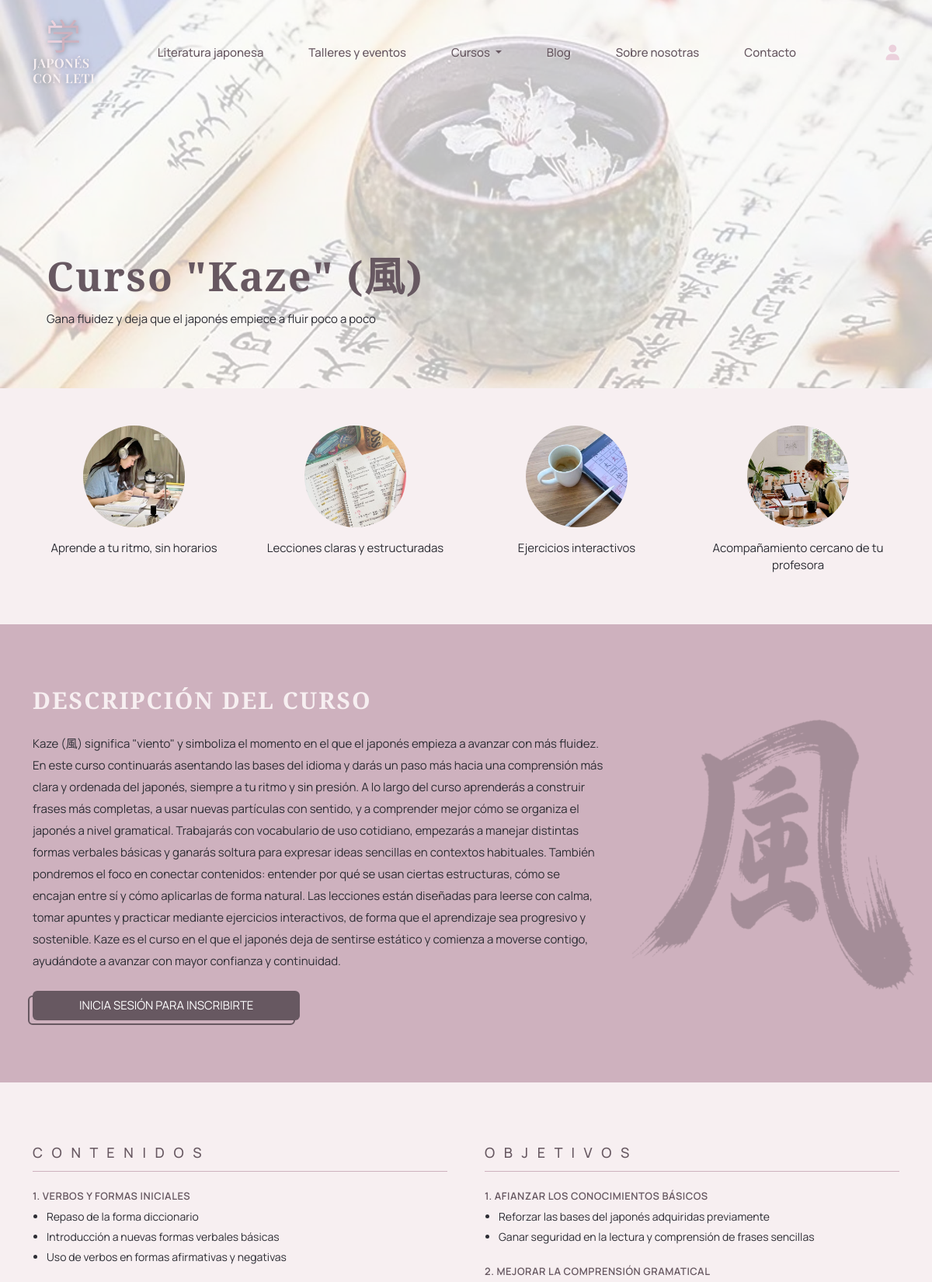
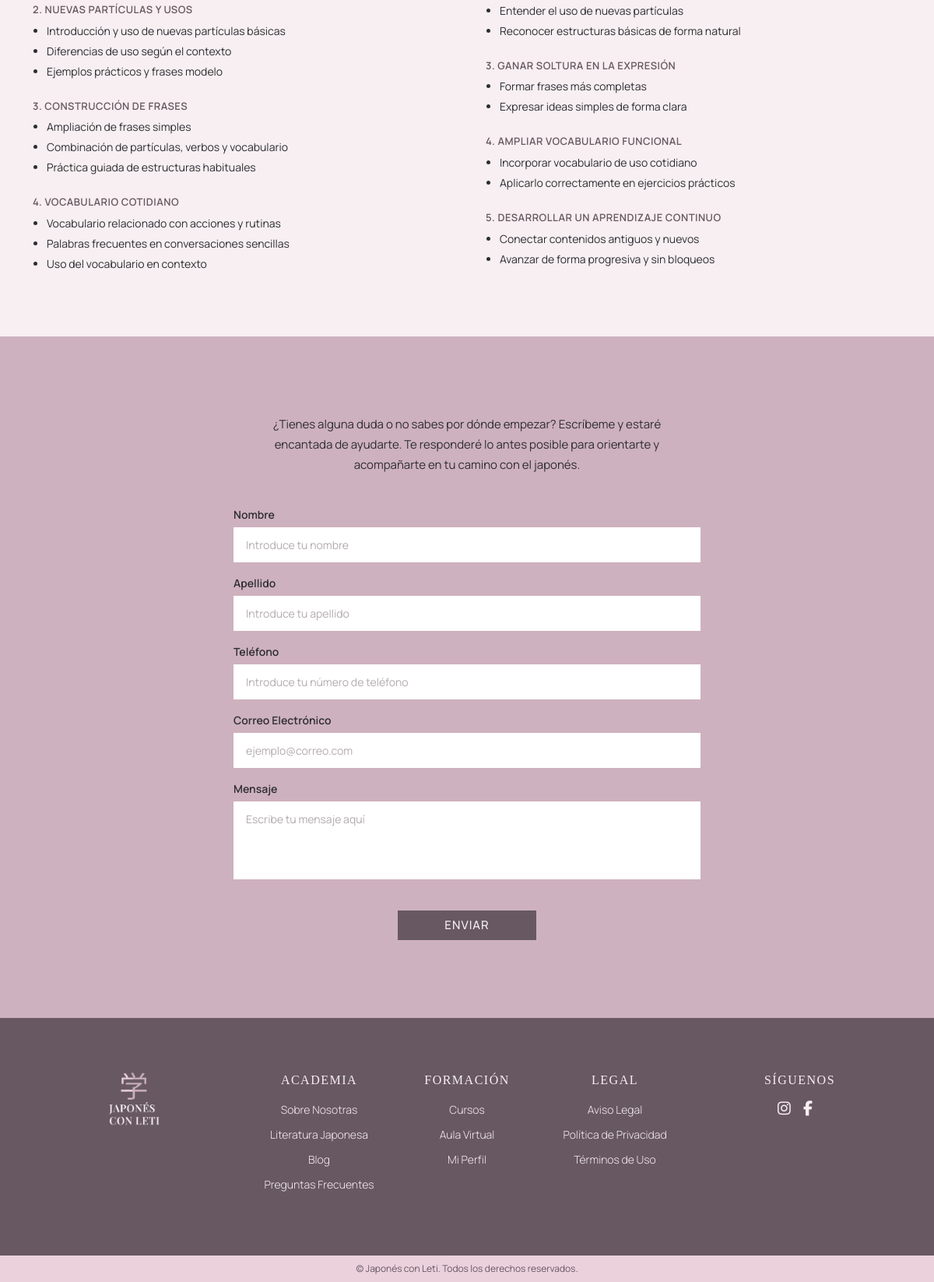
Screenshot of /curso-individual.php?id=2 with the database file from the repository (2 pictures, top to bottom).
### tables this page shows
CREATE TABLE `cursos` (
  `id_curso` int(11) NOT NULL,
  `id_nivel` int(11) NOT NULL,
  `titulo` varchar(255) NOT NULL,
  `descripcion` text DEFAULT NULL,
  `img` varchar(255) DEFAULT NULL,
  `activo` tinyint(1) NOT NULL DEFAULT 1,
  `contenidos` text DEFAULT NULL,
  `objetivos` text DEFAULT NULL,
  `subtitulo` varchar(255) DEFAULT NULL,
  `img_grande` varchar(255) DEFAULT NULL,
  `img_kanji` varchar(255) DEFAULT NULL
);

### curso-individual.php (the view, shortened to what this page needs)
<?php
require_once 'conexion.php';
$id_curso = $_GET['id'];
$consultaCurso = $conexion->prepare("SELECT * FROM cursos WHERE id_curso = :id_curso");
$consultaCurso->execute([':id_curso' => $id_curso]);
$curso = $consultaCurso->fetch(PDO::FETCH_ASSOC);
$contenidos = explode('##', $curso['contenidos']);
$objetivos = explode('##', $curso['objetivos']);
$yaInscrito = false;
include("header.php");
?>
<section class="curso-ind-hero">
  <img src="img/<?= $curso['img_grande'] ?>" alt="<?= $curso['titulo'] ?>">
  <div class="curso-ind-hero-overlay" aria-hidden="true"></div>
  <div class="curso-ind-hero-content">
    <h1><?= $curso['titulo'] ?></h1>
    <p><?= $curso['subtitulo'] ?></p>
  </div>
</section>
<section class="elegirnos py-5 text-center">
  <div class="container">
    <div class="row">
      <div class="col-md-3">
        <img src="img/por-que-elegirnos(1).jpg" class="rounded-circle mb-3 w-50" alt="Aprende a tu ritmo">
        <p>Aprende a tu ritmo, sin horarios</p>
      </div>
      <div class="col-md-3">
        <img src="img/por-que-elegirnos(3).jpg" class="rounded-circle mb-3 w-50" alt="Lecciones claras">
        <p>Lecciones claras y estructuradas</p>
      </div>
      <div class="col-md-3">
        <img src="img/por-que-elegirnos(4).jpg" class="rounded-circle mb-3 w-50" alt="Ejercicios interactivos">
        <p>Ejercicios interactivos</p>
      </div>
      <div class="col-md-3">
        <img src="img/por-que-elegirnos(2).jpg" class="rounded-circle mb-3 w-50" alt="Acompañamiento cercano">
        <p>Acompañamiento cercano de tu profesora</p>
      </div>
    </div>
  </div>
</section>
<section class="curso-ind-desc">
  <div class="container">
    <div class="row align-items-center">
      <div class="col-12 col-lg-8 order-2 order-lg-1">
        <h2 class="mb-4">DESCRIPCIÓN DEL CURSO</h2>
        <p><?= $curso['descripcion'] ?></p>
        <div class="curso-inscripcion mt-4">
          <?php if ($yaInscrito) { ?>
            <p class="curso-inscrito-msg">✓ Ya estás inscrito en este curso</p>
            <a href="aula-virtual.php" class="btn miBoton mt-2">IR A MI AULA</a>
          <?php } elseif (isset($_SESSION['id_usuario'])) { ?>
            <form method="POST" action="curso-individual.php?id=<?= $id_curso ?>">
              <button type="submit" name="inscribirse" class="btn miBoton">INSCRIBIRME AL CURSO</button>
            </form>
          <?php } else { ?>
            <a href="login.php" class="btn miBoton">INICIA SESIÓN PARA INSCRIBIRTE</a>
          <?php } ?>
        </div>
      </div>
      <div class="col-12 col-lg-4 text-center order-1 order-lg-2">
        <img src="img/<?= $curso['img_kanji'] ?>" alt="Kanji <?= $curso['titulo'] ?>" class="kanji-img">
      </div>
    </div>
  </div>
</section>
<section class="curso-ind-contenidos">
  <div class="container">
    <div class="row g-5">
      <div class="col-lg-6">
        <h2 class="contenidos-titulo">C O N T E N I D O S</h2>
        <?php foreach ($contenidos as $bloque) {
          $partes = explode('|', $bloque);
          $titulo = array_shift($partes);
        ?>
          <h4 class="mt-4"><?= $titulo ?></h4>
          <ul>
            <?php foreach ($partes as $item) { ?>
              <li><?= $item ?></li>
            <?php } ?>
          </ul>
        <?php } ?>
      </div>
      <div class="col-lg-6">
        <h2 class="contenidos-titulo">O B J E T I V O S</h2>
        <?php foreach ($objetivos as $bloque) {
          $partes = explode('|', $bloque);
          $titulo = array_shift($partes);
        ?>
          <h4 class="mt-4"><?= $titulo ?></h4>
          <ul>
            <?php foreach ($partes as $item) { ?>
              <li><?= $item ?></li>
            <?php } ?>
          </ul>
        <?php } ?>
      </div>
    </div>
  </div>
</section>
<section class="curso-ind-contacto">
  <div class="container">
    <p class="curso-contacto-intro text-center">
      ¿Tienes alguna duda o no sabes por dónde empezar? Escríbeme y estaré encantada de ayudarte.
      Te responderé lo antes posible para orientarte y acompañarte en tu camino con el japonés.
    </p>
    <form class="curso-form" novalidate>
      <div class="curso-form-grupo">
        <label for="nombre">Nombre</label>
        <input type="text" id="nombre" name="nombre" class="curso-input" placeholder="Introduce tu nombre">
      </div>
      <div class="curso-form-grupo">
        <label for="apellido">Apellido</label>
        <input type="text" id="apellido" name="apellido" class="curso-input" placeholder="Introduce tu apellido">
      </div>
      <div class="curso-form-grupo">
        <label for="telefono">Teléfono</label>
        <input type="tel" id="telefono" name="telefono" class="curso-input" placeholder="Introduce tu número de teléfono">
      </div>
      <div class="curso-form-grupo">
        <label for="email">Correo Electrónico</label>
        <input type="email" id="email" name="email" class="curso-input" placeholder="ejemplo@correo.com">
      </div>
      <div class="curso-form-grupo">
        <label for="mensaje">Mensaje</label>
        <textarea id="mensaje" name="mensaje" class="curso-input" placeholder="Escribe tu mensaje aquí"></textarea>
      </div>
      <div class="text-center mt-4">
        <button type="submit" class="btn-curso-enviar">ENVIAR</button>
      </div>
    </form>
  </div>
</section>
<?php include("footer.php"); ?>

### styles/style.css (style rules this page uses)
:root { --lavanda: #F7EFF1; --rosa: #EBD1DC; --marron-claro: #CEB1BE; --marron-oscuro: #675861; --negro: #2D2D34; --font-serif: "Playfair Display", serif; --font-sans: "Manrope", sans-serif; }
* { margin: 0; padding: 0; box-sizing: border-box; }
a { text-decoration: none; }
h1 { font-family: var(--font-serif); font-weight: 600; letter-spacing: 2px; }
h2 { font-family: var(--font-serif); font-weight: 600; font-size: 30px; }
p { font-family: var(--font-sans); font-size: 15px; }
.contacto-input, .curso-input, .auth-input, .registro-input, .editar-perfil-input, .admin-input { width: 100%; background-color: white; border: none; font-family: var(--font-sans); font-size: 14px; color: var(--negro); outline: none; padding: 12px 16px; }
.contacto-input::placeholder, .curso-input::placeholder, .auth-input::placeholder, .registro-input::placeholder, .editar-perfil-input::placeholder, .admin-input::placeholder { color: rgba(103, 88, 97, 0.5); }
textarea.curso-input { height: 100px; resize: none; }
.miBoton { position: relative; background-color: var(--marron-oscuro); color: white; border-radius: 6px; padding: 8px 60px; display: inline-flex; align-items: center; justify-content: center; border: none; z-index: 2; font-family: var(--font-sans); font-size: 15px; text-transform: uppercase; transition: background-color 0.3s, color 0.3s; }
.miBoton::after { content: ""; position: absolute; top: 6px; left: -6px; width: 100%; height: 100%; border: 2px solid var(--marron-oscuro); border-radius: 6px; z-index: -1; transition: all 0.6s ease; }
.elegirnos { background: var(--lavanda); padding: 70px 0; }
.elegirnos p { color: var(--negro); font-family: var(--font-sans); }
.curso-ind-hero { position: relative; height: 500px; overflow: hidden; width: 100%; }
.curso-ind-hero img { width: 100%; height: 100%; object-fit: cover; object-position: center; display: block; }
.curso-ind-hero-overlay { position: absolute; inset: 0; background-color: rgba(255, 255, 255, 0.737); }
.curso-ind-hero-content { position: absolute; bottom: 60px; left: 50%; transform: translateX(-50%); width: 90%; max-width: 1200px; color: var(--negro); }
.curso-ind-hero-content h1 { font-size: 52px; color: var(--marron-oscuro); margin-bottom: 12px; }
.curso-ind-hero-content p { font-size: 15px; line-height: 26px; color: var(--negro); }
.curso-ind-desc { background-color: var(--marron-claro); padding: 80px 10px; }
.curso-ind-desc h2 { color: var(--lavanda); letter-spacing: 2px; }
.curso-ind-desc p { font-size: 15px; line-height: 28px; color: var(--negro); margin-bottom: 16px; }
.kanji-img { width: 400px; height: auto; opacity: 0.2; }
.curso-inscripcion { display: flex; flex-direction: column; align-items: flex-start; gap: 10px; }
.curso-ind-contenidos { background-color: var(--lavanda); padding: 80px 0; }
.contenidos-titulo { font-family: var(--font-sans); font-size: 18px; font-weight: 500; letter-spacing: 4px; color: var(--marron-oscuro); border-bottom: 1px solid var(--marron-claro); padding-bottom: 12px; margin-bottom: 10px; }
.curso-ind-contenidos h4 { font-family: var(--font-sans); font-size: 13px; font-weight: 600; text-transform: uppercase; letter-spacing: 0.5px; color: var(--marron-oscuro); margin-bottom: 6px; }
.curso-ind-contenidos ul { padding-left: 18px; list-style: disc; margin-bottom: 0; }
.curso-ind-contenidos ul li { font-family: var(--font-sans); font-size: 14px; line-height: 26px; color: var(--negro); }
.curso-ind-contacto { background-color: var(--marron-claro); padding: 100px 80px; }
.curso-contacto-intro { font-family: var(--font-sans); font-size: 15px; line-height: 26px; color: var(--negro); max-width: 560px; margin: 0 auto 40px; }
.curso-form { max-width: 600px; margin: 0 auto; display: flex; flex-direction: column; gap: 16px; }
.curso-form-grupo { display: flex; flex-direction: column; gap: 6px; }
.curso-form-grupo label { font-family: var(--font-sans); font-size: 14px; font-weight: 600; color: var(--negro); }
.btn-curso-enviar { background-color: var(--marron-oscuro); color: var(--lavanda); font-family: var(--font-sans); font-size: 15px; font-weight: 500; text-transform: uppercase; letter-spacing: 1px; padding: 8px 60px; border: none; cursor: pointer; transition: background-color 0.3s; }

### rows the page displays
cursos: img_grande (picture), titulo "Curso \"Kaze\" (風)", subtitulo "Gana fluidez y deja que el japonés empiece a fluir poco a poco", descripcion "Kaze (風) significa \"viento\" y simboliza el momento en el que el japonés empieza a avanzar con más fluidez. En este curso continuarás asentando las bases del idioma y darás un paso más hacia una comprensión más clara y ordenada del japonés, siempre a tu ritmo y sin presión. A lo largo del curso aprenderás a construir frases más completas, a usar nuevas partículas con sentido, y a comprender mejor cómo se organiza el japonés a nivel gramatical. Trabajarás con vocabulario de uso cotidiano, empezarás a manejar distintas formas verbales básicas y ganarás soltura para expresar ideas sencillas en contextos habituales. También pondremos el foco en conectar contenidos: entender por qué se usan…", img_kanji (picture)

### other values shown
$titulo "1. VERBOS Y FORMAS INICIALES"
$item "Repaso de la forma diccionario"
$item "Introducción a nuevas formas verbales básicas"
$item "Uso de verbos en formas afirmativas y negativas"
$titulo "2. NUEVAS PARTÍCULAS Y USOS"
$item "Introducción y uso de nuevas partículas básicas"
$item "Diferencias de uso según el contexto"
$item "Ejemplos prácticos y frases modelo"
$titulo "3. CONSTRUCCIÓN DE FRASES"
$item "Ampliación de frases simples"
$item "Combinación de partículas, verbos y vocabulario"
$item "Práctica guiada de estructuras habituales"
$titulo "4. VOCABULARIO COTIDIANO"
$item "Vocabulario relacionado con acciones y rutinas"
$item "Palabras frecuentes en conversaciones sencillas"
